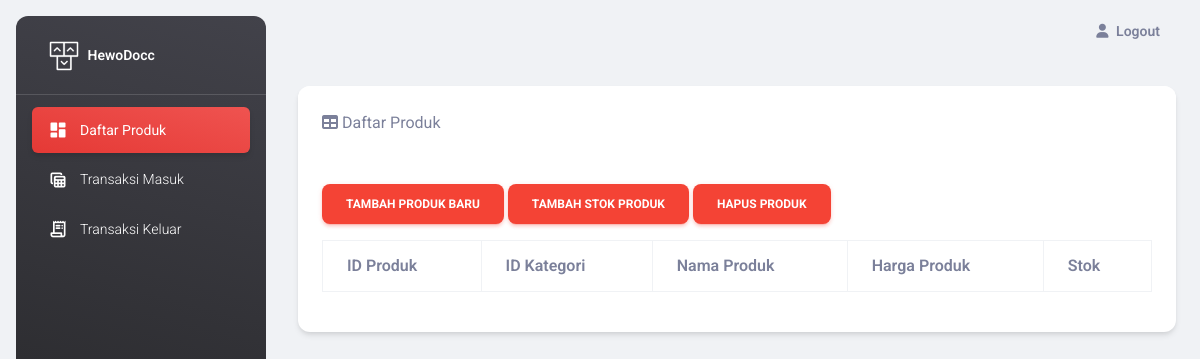
Before: /pages/dbAdmin.php (signed in) with the older database file.
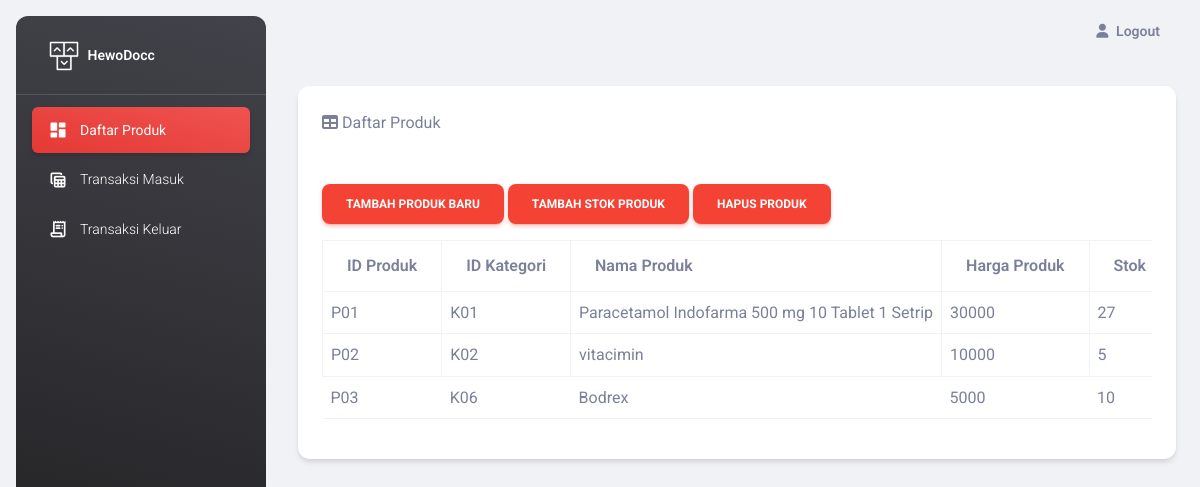
After: the same page with the newer database file.
### tables this page shows
CREATE TABLE `produk` (
  `idProduk` varchar(11) NOT NULL,
  `idType` varchar(11) NOT NULL,
  `nama` varchar(50) NOT NULL,
  `harga` int(11) NOT NULL,
  `stok` int(11) NOT NULL,
  `gambar` varchar(255) NOT NULL
);

### pages/dbAdmin.php (the view, shortened to what this page needs)
<?php
require 'fungsiadmin.php';
?>
<!DOCTYPE html>
<html lang="en">
<head>
  <link href="../assets/css/nucleo-icons.css" rel="stylesheet" />
  <link href="../assets/css/nucleo-svg.css" rel="stylesheet" />
  <link id="pagestyle" href="../assets/css/material-dashboard.css?" rel="stylesheet" />
  <link rel="stylesheet" type="text/css" href="https://cdn.datatables.net/1.11.3/css/jquery.dataTables.css">
</head>
<body class="g-sidenav-show  bg-gray-200">
  <aside
    class="sidenav navbar navbar-vertical navbar-expand-xs border-0 border-radius-xl my-3 fixed-start ms-3   bg-gradient-dark"
    id="sidenav-main">
    <div class="sidenav-header">
      <a class="navbar-brand m-0" href="#" target="_blank">
        <img src="../assets/img/logo-ct.png" class="navbar-brand-img h-100" alt="main_logo">
        <span class="ms-1 font-weight-bold text-white">HewoDocc</span>
      </a>
    </div>
    <hr class="horizontal light mt-0 mb-2">
    <div class="collapse navbar-collapse  w-auto  max-height-vh-100" id="sidenav-collapse-main">
      <ul class="navbar-nav">
        <li class="nav-item">
          <a class="nav-link text-white active bg-gradient-danger" href="../pages/dbAdmin.php">
            <div class="text-white text-center me-2 d-flex align-items-center justify-content-center">
              <i class="material-icons opacity-10">dashboard</i>
            </div>
            <span class="nav-link-text ms-1">Daftar Produk</span>
          </a>
        </li>
        <li class="nav-item">
          <a class="nav-link text-white " href="../pages/masuk.php">
            <div class="text-white text-center me-2 d-flex align-items-center justify-content-center">
              <i class="material-icons opacity-10">table_view</i>
            </div>
            <span class="nav-link-text ms-1">Transaksi Masuk</span>
          </a>
        </li>
        <li class="nav-item">
          <a class="nav-link text-white " href="../pages/keluar.php">
            <div class="text-white text-center me-2 d-flex align-items-center justify-content-center">
              <i class="material-icons opacity-10">receipt_long</i>
            </div>
            <span class="nav-link-text ms-1">Transaksi Keluar</span>
          </a>
        </li>
      </ul>
    </div>
  </aside>
  <main class="main-content position-relative max-height-vh-100 h-100 border-radius-lg ">
    <nav class="navbar navbar-main navbar-expand-lg px-0 mx-4 shadow-none border-radius-xl" id="navbarBlur"
      navbar-scroll="true">
      <div class="container-fluid py-1 px-3">
        <div class="collapse navbar-collapse mt-sm-0 mt-2 me-md-0 me-sm-4" id="navbar">
          <ul class="navbar-nav  justify-content-end">
            <li class="nav-item d-flex align-items-center">
              <a href="logoutAdmin.php" href="javascript:;" class="nav-link text-body font-weight-bold px-0">
                <i class="fa fa-user me-sm-1"></i>
                <span class="d-sm-inline d-none">Logout</span>
              </a>
            </li>
          </ul>
        </div>
      </div>
    </nav>
    <div class="container-fluid py-4">
      <div class="card mb-4">
        <div class="card-header">
          <i class="fas fa-table mr-1"></i>
          Daftar Produk
        </div>
        <div class="card-body">
          <button type="button" class="btn btn-danger" data-toggle="modal" data-target="#exampleModalCenter">
            Tambah Produk Baru
          </button>
          <button type="button" class="btn btn-danger" data-toggle="modal" data-target="#exampleModalCenter2">
            Tambah Stok Produk
          </button>
          <button type="button" class="btn btn-danger" data-toggle="modal" data-target="#exampleModalCenter3">
            Hapus Produk
          </button>
          <div class="table-responsive">
            <table class="table table-bordered" id="dataTable" width="100%" cellspacing="0">
              <thead>
                <tr>
                  <th>ID Produk</th>
                  <th>ID Kategori</th>
                  <th>Nama Produk</th>
                  <th>Harga Produk</th>
                  <th>Stok</th>
                </tr>
              </thead>
              <tbody>
                <?php
                  $ambilProduk = mysqli_query($conn,"SELECT * FROM produk");
                  while($fetchArray = mysqli_fetch_array($ambilProduk)){
                ?>
                <tr>
                  <td><?= $fetchArray['idProduk'] ?></td>
                  <td><?= $fetchArray['idType'] ?></td>
                  <td><?= $fetchArray['nama'] ?></td>
                  <td><?= $fetchArray['harga'] ?></td>
                  <td><?= $fetchArray['stok'] ?></td>
                </tr>
                <?php
                  }
                ?>
              </tbody>
            </table>
          </div>
        </div>
      </div>
    </div>
  </main>
</body>
</html>

Changed rows visible on the page:
added produk: idProduk "P01", idType "K01", nama "Paracetamol Indofarma 500 mg 10 Tablet 1 Setrip", harga "30000", stok "27"
added produk: idProduk "P02", idType "K02", nama "vitacimin", harga "10000", stok "5"
added produk: idProduk "P03", idType "K06", nama "Bodrex", harga "5000", stok "10"
